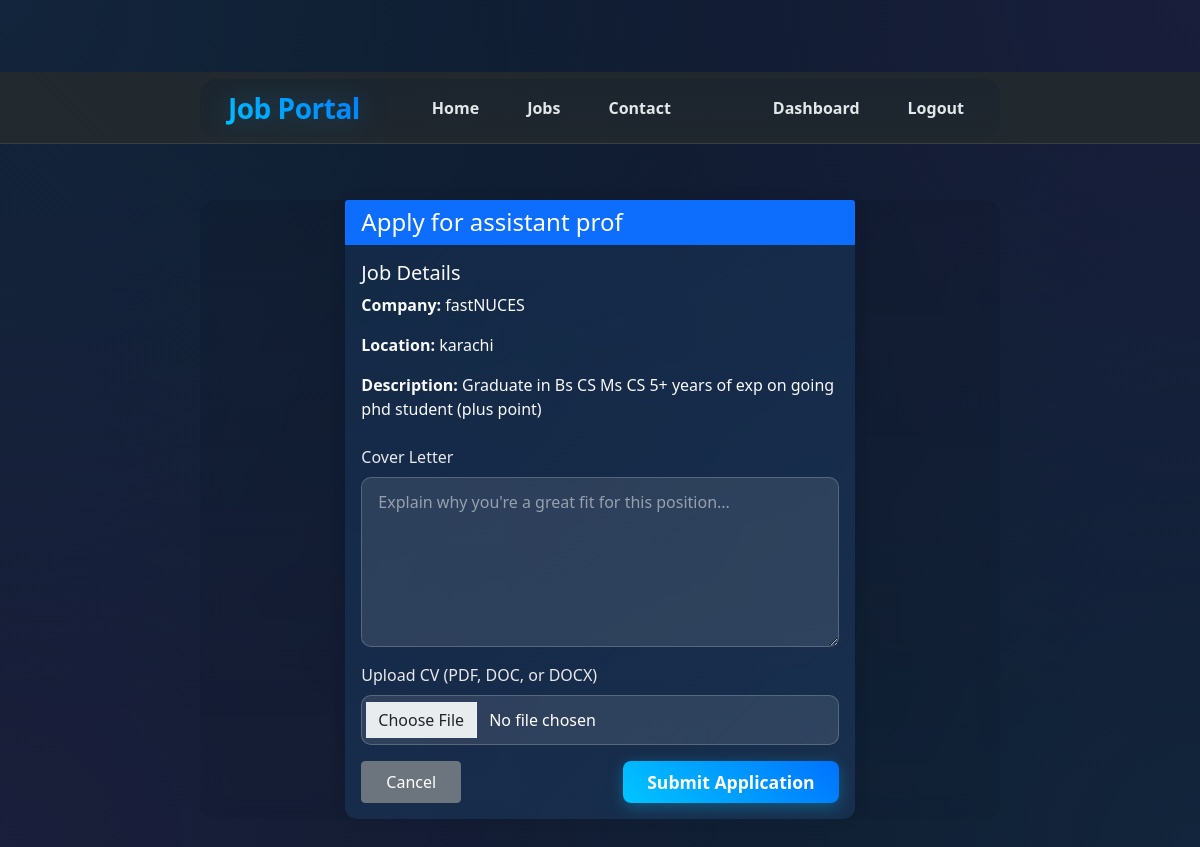
/apply_job/3 (signed in), run on the app's committed database.
### app.py (models this page shows)
class Job(db.Model):
    __tablename__ = 'jobs'  # Explicitly naming the table
    id = db.Column(db.Integer, primary_key=True)
    title = db.Column(db.String(100), nullable=False)
    company = db.Column(db.String(100), nullable=False)
    description = db.Column(db.Text, nullable=False)
    location = db.Column(db.String(100), nullable=False)
    deadline = db.Column(db.Date, nullable=False)
    employer_id = db.Column(db.Integer, db.ForeignKey('users.id'), nullable=False)
    created_at = db.Column(db.DateTime, default=datetime.utcnow)
    applications = db.relationship('Application', backref='job', lazy=True)

### app.py (the view, shortened to what this page needs)
@app.route('/apply_job/<int:job_id>', methods=['GET', 'POST'])
def apply_job(job_id):
    if 'user_id' not in session or session.get('user_type') != 'job_seeker':
        flash('Please login as a job seeker to apply', 'danger')
        return redirect(url_for('auth'))
    job = get_job_by_id(job_id)
    print(f"Processing application for job: {job_id}")
    if request.method == 'GET':
        existing_application = Application.query.filter_by(job_id=job.id, job_seeker_id=session['user_id']).first()
        if existing_application:
            flash('You have already applied for this job', 'warning')
            return redirect(url_for('jobs'))
        return render_template('apply_job.html', job=job)

### app.py (called while the page is built)
@app.after_request
def after_request(response):
    try:
        db.session.commit()
    except Exception as e:
        db.session.rollback()
        print(f"Error committing changes: {str(e)}")
    return response

def get_job_by_id(job_id):
    return Job.query.get(job_id)

### templates/apply_job.html (shortened to what this page needs)
{% extends "base.html" %}
{% block content %}
<div class="container mt-4">
    <div class="row justify-content-center">
        <div class="col-md-8">
            <div class="card">
                <div class="card-header bg-primary text-white">
                    <h4 class="mb-0">Apply for {{ job.title }}</h4>
                </div>
                <div class="card-body">
                    <div class="mb-4">
                        <h5>Job Details</h5>
                        <p><strong>Company:</strong> {{ job.company }}</p>
                        <p><strong>Location:</strong> {{ job.location }}</p>
                        <p><strong>Description:</strong> {{ job.description }}</p>
                    </div>
                    <form method="POST" enctype="multipart/form-data">
                        <div class="mb-3">
                            <label for="cover_letter" class="form-label">Cover Letter</label>
                            <textarea class="form-control" id="cover_letter" name="cover_letter" rows="6" required
                                    placeholder="Explain why you're a great fit for this position..."></textarea>
                        </div>
                        <div class="mb-3">
                            <label for="cv_file" class="form-label">Upload CV (PDF, DOC, or DOCX)</label>
                            <input type="file" class="form-control" id="cv_file" name="cv_file" accept=".pdf,.doc,.docx" required>
                        </div>
                        <div class="d-flex justify-content-between">
                            <button type="button" class="btn btn-secondary" onclick="window.close()">Cancel</button>
                            <button type="submit" class="btn btn-primary">Submit Application</button>
                        </div>
                    </form>
                </div>
            </div>
        </div>
    </div>
</div>
{% endblock %}

### templates/base.html (style rules this page uses)
:root { --primary-gradient: linear-gradient(45deg, #0c4a6e, #0369a1); --secondary-gradient: linear-gradient(135deg, #0ea5e9, #38bdf8); --accent-gradient: linear-gradient(45deg, #0284c7, #0ea5e9); --nav-gradient: linear-gradient(to right, rgba(255, 255, 255, 0.03), rgba(255, 255, 255, 0.05)); --primary-dark: #0c4a6e; --primary-medium: #0369a1; --primary-light: #0ea5e9; --accent-blue: #38bdf8; --bg-color: #1e3a5f; --card-bg: rgba(255, 255, 255, 0.02); --text-light: #f8fafc; --text-muted: #94a3b8; --navbar-height: 72px; --shadow-sm: 0 2px 8px rgba(255, 255, 255, 0.03); --shadow-md: 0 4px 12px rgba(255, 255, 255, 0.05); --shadow-lg: 0 8px 16px rgba(255, 255, 255, 0.07); --dark-bg-primary: #0f172a; --dark-bg-secondary: #1e293b; --dark-accent: #334155; --glow-blue: rgba(56, 189, 248, 0.1); --glow-purple: rgba(168, 85, 247, 0.1); }
body { background: var(--dark-bg-primary); min-height: 100vh; position: relative; padding-top: var(--navbar-height); color: var(--text-light); overflow-x: hidden; }
body::before { content: ''; position: fixed; top: 0; left: 0; width: 100%; height: 100%; background: radial-gradient(circle at 0% 0%, var(--glow-blue) 0%, transparent 50%), radial-gradient(circle at 100% 0%, var(--glow-purple) 0%, transparent 50%), radial-gradient(circle at 100% 100%, var(--glow-blue) 0%, transparent 50%), radial-gradient(circle at 0% 100%, var(--glow-purple) 0%, transparent 50%); opacity: 0.6; z-index: -2; }
body::after { content: ''; position: fixed; top: 0; left: 0; width: 100%; height: 100%; background: linear-gradient( 145deg, var(--dark-bg-primary), var(--dark-bg-secondary) ); opacity: 0.95; z-index: -1; }
.container { position: relative; z-index: 1; background: linear-gradient( rgba(15, 23, 42, 0.3), rgba(15, 23, 42, 0.1) ); border-radius: 16px; backdrop-filter: blur(10px); -webkit-backdrop-filter: blur(10px); }
.card { background: linear-gradient(135deg, rgba(21, 47, 80, 0.7), rgba(30, 58, 95, 0.6) ); border: 1px solid rgba(56, 189, 248, 0.1); box-shadow: var(--shadow-sm); transition: all 0.3s ease; border-radius: 12px; }
.form-control { background: rgba(255, 255, 255, 0.02); border: 1px solid rgba(255, 255, 255, 0.1); color: var(--text-light); border-radius: 8px; padding: 0.625rem 1rem; transition: all 0.3s ease; }
.form-control::placeholder { color: var(--text-muted); }
.btn { transition: all 0.3s ease; }
html { scroll-behavior: smooth; }
.btn-primary { background: linear-gradient(45deg, #00c6ff, #0072ff); border: none; color: white; font-weight: 600; padding: 0.8rem 2rem; border-radius: 8px; font-size: 1.1rem; transition: all 0.3s ease; position: relative; overflow: hidden; box-shadow: 0 4px 15px rgba(0, 198, 255, 0.3); }
.btn-primary::before { content: ''; position: absolute; top: 0; left: -100%; width: 100%; height: 100%; background: linear-gradient(90deg, rgba(255, 255, 255, 0) 0%, rgba(255, 255, 255, 0.3) 50%, rgba(255, 255, 255, 0) 100% ); transition: transform 0.6s ease; }
body::after { content: ''; position: fixed; top: 0; left: 0; width: 100%; height: 100%; background: linear-gradient(45deg, rgba(56, 189, 248, 0.03) 0%, rgba(125, 211, 252, 0.03) 25%, rgba(56, 189, 248, 0.03) 50%, rgba(125, 211, 252, 0.03) 75%, rgba(56, 189, 248, 0.03) 100% ); background-size: 400% 400%; animation: gradientShift 15s ease infinite; pointer-events: none; z-index: 0; }
.form-label { display: block; color: rgba(255, 255, 255, 0.9); font-size: 1rem; font-weight: 500; margin-bottom: 0.5rem; }
.form-control { width: 100%; padding: 0.75rem 1rem; font-size: 1rem; line-height: 1.5; color: #ffffff; background: rgba(255, 255, 255, 0.1) !important; border: 1px solid rgba(255, 255, 255, 0.2) !important; border-radius: 10px; transition: all 0.3s ease; }
.form-control::placeholder { color: rgba(255, 255, 255, 0.5) !important; }

### templates/apply_job.html (style rules this page uses)
.container { max-width: 800px; }
.card { border: none; box-shadow: 0 0 15px rgba(0,0,0,0.1); }
.card-header { border-bottom: none; }
.btn-primary { padding: 8px 24px; }
.btn-secondary { padding: 8px 24px; background-color: #6c757d; border-color: #6c757d; }

### data on the page
Job: title "assistant prof", company "fastNUCES", location "karachi", description "Graduate in Bs CS Ms CS 5+ years of exp on going phd student (plus point)"
